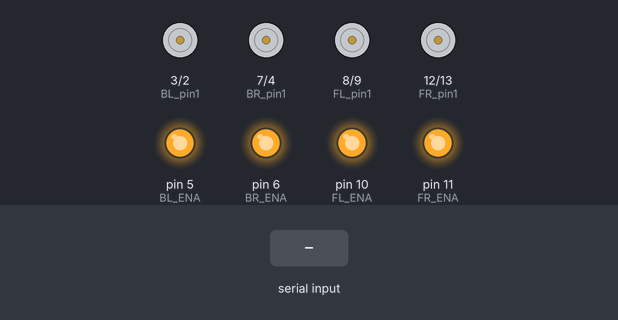
Simulated run of this sketch. Board: Arduino Uno, built with avr-gcc and run on an emulated ATmega328P. Parts: motor-driver pin pairs drawn as motors (green arrow = first pin HIGH = forward, orange = second pin HIGH = backward, longer = more drive), output pins drawn as LEDs (lit = HIGH). Inputs (shaded band) come from the test bench. What the sketch prints to the serial monitor is not drawn.

Above: at 1.2 s.
1.3 s: "<90,45,200>" received over Serial
At 2.1 s:
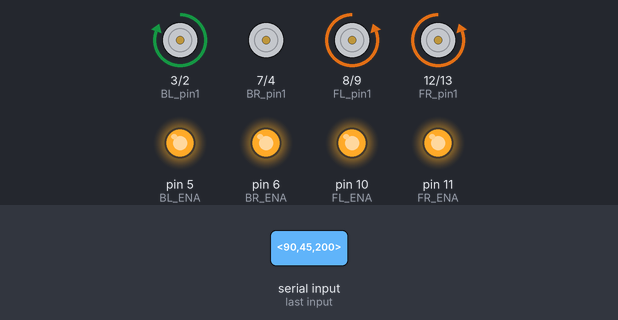
2.8 s: "<90,45>" received over Serial
At 3.1 s:
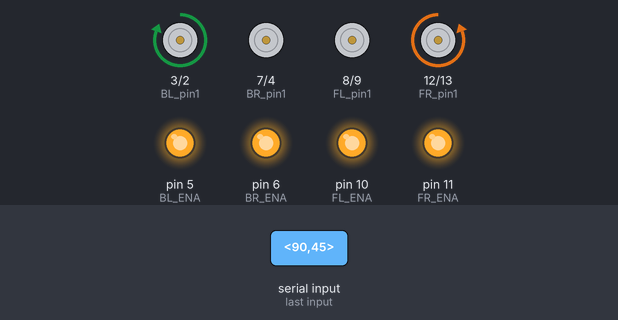
4.3 s: "<90,45,200,10>" received over Serial
At 5.5 s:
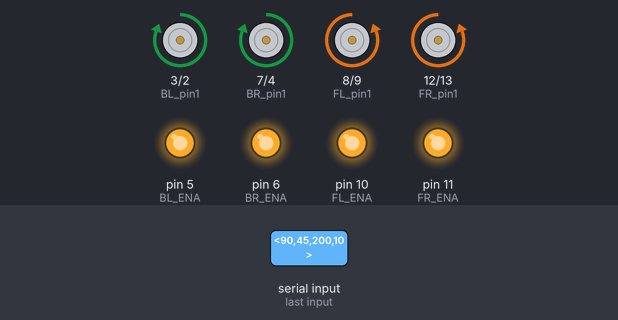
5.8 s: "<5>" received over Serial
At 6.4 s:
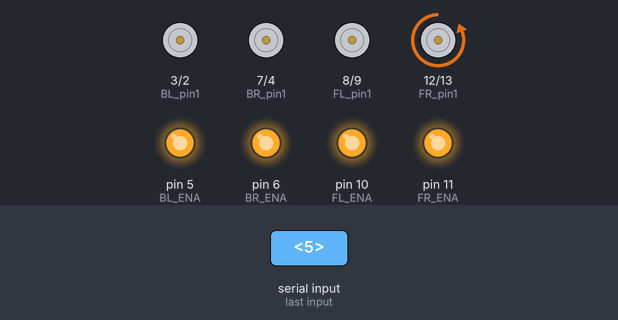
7.3 s: "<30,150,10>" received over Serial
At 7.8 s:
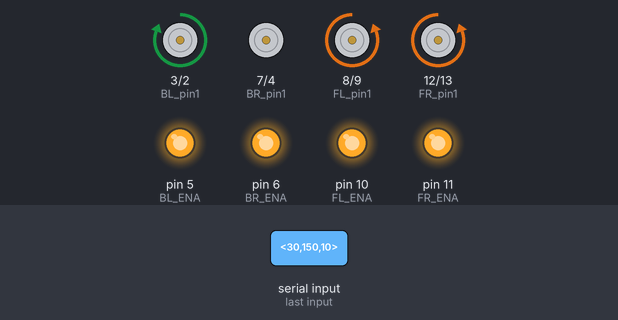
8.8 s: "<30,150>" received over Serial
At 10.1 s:
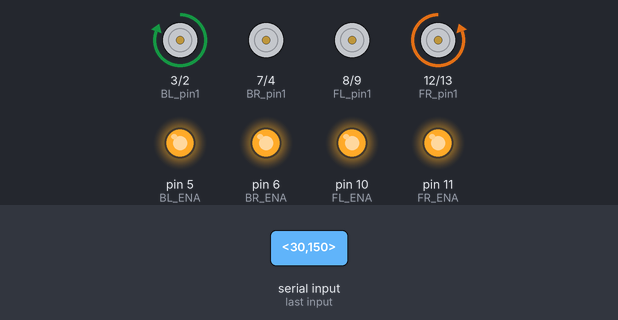
Timing chart, 0 to 11.3 s (numbered marks = the images above; inputs shaded):
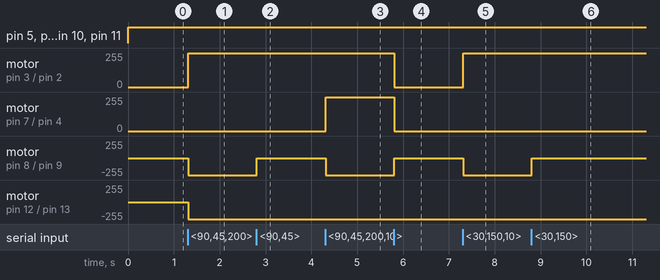

Measured:
- after the input at 1.3 s, motor on pin 3 (BL_pin1) / pin 2 (BL_pin2): stopped → forward 255/255 at once; motor on pin 8 (FL_pin1) / pin 9 (FL_pin2), motor on pin 12 (FR_pin1) / pin 13 (FR_pin2): stopped → backward 255/255 at once
- after the input at 2.8 s, motor on pin 8 (FL_pin1) / pin 9 (FL_pin2): backward 255/255 → stopped at once
- after the input at 4.3 s, motor on pin 7 (BR_pin1) / pin 4 (BR_pin2): stopped → forward 255/255 at once; motor on pin 8 (FL_pin1) / pin 9 (FL_pin2): stopped → backward 255/255 at once
- after the input at 5.8 s, motor on pin 3 (BL_pin1) / pin 2 (BL_pin2), motor on pin 7 (BR_pin1) / pin 4 (BR_pin2): forward 255/255 → stopped at once; motor on pin 8 (FL_pin1) / pin 9 (FL_pin2): backward 255/255 → stopped at once
- after the input at 7.3 s, motor on pin 3 (BL_pin1) / pin 2 (BL_pin2): stopped → forward 255/255 at once; motor on pin 8 (FL_pin1) / pin 9 (FL_pin2): stopped → backward 255/255 at once
- after the input at 8.8 s, motor on pin 8 (FL_pin1) / pin 9 (FL_pin2): backward 255/255 → stopped at once

The sketch:

main.ino
```cpp
int FR_pin1 = 12;
int FR_pin2 = 13;
int FR_ENA = 11;

int BL_pin1 = 3;
int BL_pin2 = 2;
int BL_ENA = 5;

int FL_pin1 = 8;
int FL_pin2 = 9;
int FL_ENA = 10;

int BR_pin1 = 7;
int BR_pin2 = 4;
int BR_ENA = 6;


const byte numChars = 100; // Size of packets (needs to be tuned)
const char startMarker = '<';
const char endMarker = '>';
char receivedChars[numChars];
char tempChars[numChars];

float FLSpeed = 0;
float FRSpeed = 0;
float BLSpeed = 0;
float BRSpeed = 0;

boolean newData = false;

void setup()
{
  Serial.begin(9600);
  while(!Serial);
  Serial.write("Data Setup");
  // Initialize serial port to send and receive at 9600 baud
  pinMode(FR_pin1, OUTPUT);
  pinMode(FR_pin2, OUTPUT);
  pinMode(FR_ENA, OUTPUT);

  pinMode(BL_pin1, OUTPUT);
  pinMode(BL_pin2, OUTPUT);
  pinMode(BL_ENA, OUTPUT);

  pinMode(FL_pin1, OUTPUT);
  pinMode(FL_pin2, OUTPUT);
  pinMode(FL_ENA, OUTPUT);

  pinMode(BR_pin1, OUTPUT);
  pinMode(BR_pin2, OUTPUT);
  pinMode(BR_ENA, OUTPUT);

  pinMode(LED_BUILTIN, OUTPUT);

  analogWrite(FR_ENA, 0);
  digitalWrite(FR_pin1, LOW);
  digitalWrite(FR_pin2, LOW);

  analogWrite(BL_ENA, 0);
  digitalWrite(BL_pin1, LOW);
  digitalWrite(BL_pin2, LOW);

  analogWrite(FL_ENA, 0);
  digitalWrite(FL_pin1, LOW);
  digitalWrite(FL_pin2, LOW);

  analogWrite(BR_ENA, 0);
  digitalWrite(BR_pin1, LOW);
  digitalWrite(BR_pin2, LOW);

}

void recvWithStartEndMarkers() {
  static boolean recvInProgress = false;
  static byte ndx = 0;
  char rc;

  while (Serial.available() > 0 && newData == false) {
    rc = Serial.read();

    if (recvInProgress == true) {
      if (rc != endMarker) {
        receivedChars[ndx] = rc;
        ndx++;
        if (ndx >= numChars) {
          ndx = numChars - 1;
        }
      }
      else {
        receivedChars[ndx] = '\0'; // terminate the string
        recvInProgress = false;
        ndx = 0;
        newData = true;
      }
    }
    else if (rc == startMarker) {
      recvInProgress = true;
    }
  }
}

void parseData() {      // split the data into its parts
  char * strtokIndx; // this is used by strtok() as an index

  strtokIndx = strtok(tempChars,",");

  FRSpeed = atof(strtokIndx);

  strtokIndx = strtok(NULL, ",");
  BLSpeed = atof(strtokIndx);

  strtokIndx = strtok(NULL, ",");
  FLSpeed = atof(strtokIndx);

  strtokIndx = strtok(NULL, ",");
  BRSpeed = atof(strtokIndx);

}

void sendSpeedsToMotors() {
  //Serial.println(String(FRSpeed) + " " + String(BLSpeed) + " " + String(FLSpeed) + " " + String(BRSpeed));

  if(FRSpeed > 0) {             //FORWARD
    analogWrite(FR_ENA, (int)(abs(FRSpeed)*255.999));
    digitalWrite(FR_pin1, LOW);
    digitalWrite(FR_pin2, HIGH);
  } else if (FRSpeed < 0) {     //REVERSE
    analogWrite(FR_ENA, (int)(abs(FRSpeed)*255.999));
    digitalWrite(FR_pin1, HIGH);
    digitalWrite(FR_pin2, LOW);
  } else {                      //STOP
    analogWrite(FR_ENA, 255);
    digitalWrite(FR_pin1, LOW);
    digitalWrite(FR_pin2, LOW);
  }

  if(BLSpeed > 0) {             //FORWARD
    analogWrite(BL_ENA, (int)(abs(BLSpeed)*255.999));
    digitalWrite(BL_pin1, HIGH);
    digitalWrite(BL_pin2, LOW);
  } else if (BLSpeed < 0) {     //REVERSE
    analogWrite(BL_ENA, (int)(abs(BLSpeed)*255.999));
    digitalWrite(BL_pin1, LOW);
    digitalWrite(BL_pin2, HIGH);
  } else {                      //STOP
    analogWrite(BL_ENA, 255);
    digitalWrite(BL_pin1, LOW);
    digitalWrite(BL_pin2, LOW);
  }

  if(FLSpeed > 0) {             //FORWARD
    analogWrite(FL_ENA, (int)(abs(FLSpeed)*255.999));
    digitalWrite(FL_pin1, LOW);
    digitalWrite(FL_pin2, HIGH);
  } else if (FLSpeed < 0) {     //REVERSE
    analogWrite(FL_ENA, (int)(abs(FLSpeed)*255.999));
    digitalWrite(FL_pin1, HIGH);
    digitalWrite(FL_pin2, LOW);
  } else {                      //STOP
    analogWrite(FL_ENA, 255);
    digitalWrite(FL_pin1, LOW);
    digitalWrite(FL_pin2, LOW);
  }

  if(BRSpeed > 0) {             //FORWARD
    analogWrite(BR_ENA, (int)(abs(BRSpeed)*255.999));
    digitalWrite(BR_pin1, HIGH);
    digitalWrite(BR_pin2, LOW);
  } else if (BRSpeed < 0) {     //REVERSE
    analogWrite(BR_ENA, (int)(abs(BRSpeed)*255.999));
    digitalWrite(BR_pin1, LOW);
    digitalWrite(BR_pin2, HIGH);
  } else {                      //STOP
    analogWrite(BR_ENA, 255);
    digitalWrite(BR_pin1, LOW);
    digitalWrite(BR_pin2, LOW);
  }
}

void loop()
{
  // Set the speed in steps per second:
  recvWithStartEndMarkers();
  if (newData == true) {
    strcpy(tempChars, receivedChars);
    parseData();
    newData = false;
  }
  sendSpeedsToMotors();
}
```
